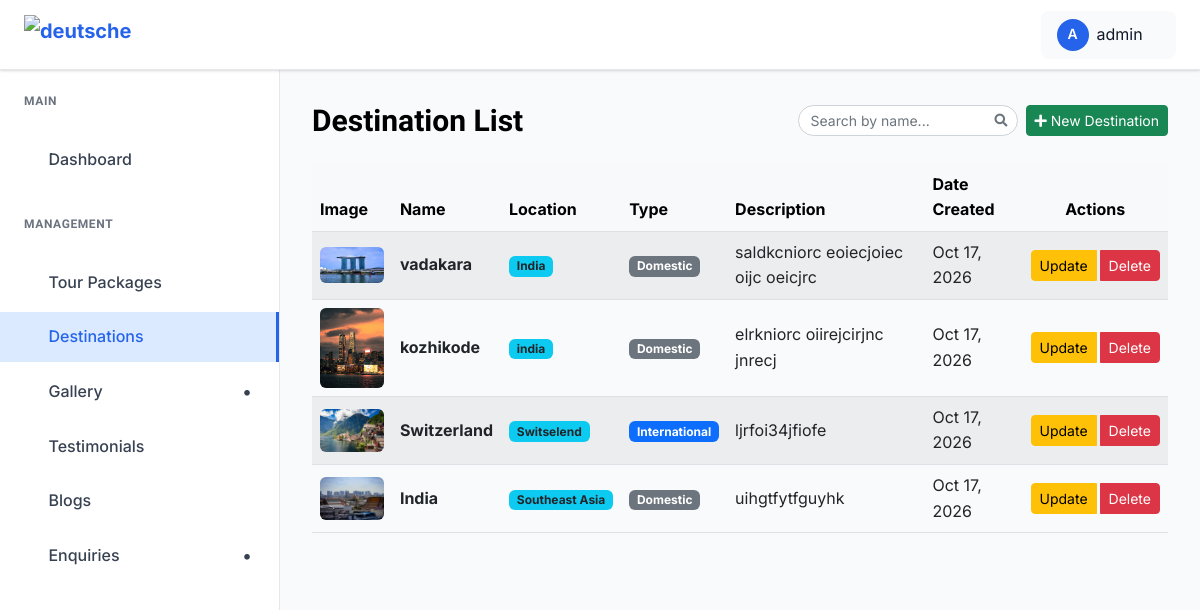
/dashboard/destinations/ (signed in), run on the app's committed database.
### deutsche_yathras_app/models.py (models this page shows, shortened)
class OptimizedImageModel(models.Model):
    image_fields = []
    class Meta:
        abstract = True

class Destination(OptimizedImageModel):
    image_fields = ["image"]
    DOMESTIC = "domestic"
    INTERNATIONAL = "international"
    DESTINATION_TYPE_CHOICES = [
        (DOMESTIC, "Domestic"),
        (INTERNATIONAL, "International"),
    ]
    name = models.CharField(max_length=200)
    slug = models.SlugField(unique=True, blank=True)
    description = models.TextField()
    image = models.ImageField(upload_to="destinations/")
    location = models.CharField(
        max_length=200,
        blank=True,
        help_text="Country or region"
    )
    destination_type = models.CharField(
        max_length=20,
        choices=DESTINATION_TYPE_CHOICES,
        default=DOMESTIC,
        help_text="Select destination type"
    )
    created_at = models.DateTimeField(auto_now_add=True)
    class Meta:
        ordering = ["-created_at"]
        verbose_name_plural = "Destinations"

### deutsche_yathras_app/views.py (the view)
@admin_required
def admin_destination_list(request):
    destinations = Paginator(
        Destination.objects.order_by("-created_at"),
        10,
    ).get_page(
        request.GET.get("page")
    )
    return render(
        request,
        "admin_pages/destination_list.html",
        {
            "destinations": destinations,
        },
    )

### deutsche_yathras_app/views.py (called while the page is built, shortened)
def admin_required(view_func):
    @wraps(view_func)
    @login_required(login_url="admin-login")
    def wrapper(request, *args, **kwargs):
        return view_func(
            request,
            *args,
            **kwargs
        )
    return wrapper

### templates/admin_pages/destination_list.html (shortened to what this page needs)
{% extends "admin_pages/base.html" %}
{% load static %}
{% block content %}
<div class="dashboard__form__wraper">
    <div class="create__course__title mb-4 d-flex flex-wrap justify-content-between align-items-center gap-2">
        <h4 class="mb-0">Destination List</h4>
        <div class="d-flex align-items-center gap-2 ms-auto">
            <div class="search-box">
                <input type="text" id="activitySearchInput" class="form-control form-control-sm" placeholder="Search by name...">
            </div>
        </div>
        <a href="{% url 'destination_create' %}" class="btn btn-success btn-sm">
            <i class="fas fa-plus"></i> New Destination
        </a>
    </div>
    <div class="custom-table-container">
        <table class="table table-striped table-hover align-middle">
            <thead class="table-light">
                <tr>
                    <th scope="col">Image</th>
                    <th scope="col">Name</th>
                    <th scope="col">Location</th>
                    <th scope="col">Type</th>
                    <th scope="col">Description</th>
                    <th scope="col">Date Created</th>
                    <th scope="col" class="text-center">Actions</th>
                </tr>
            </thead>
            <tbody>
                {% for destination in destinations %}
                <tr>
                    <td>
                        {% if destination.image %}
                        <img src="{{ destination.image.url }}" alt="{{ destination.name }}" class="img-fluid rounded"
                            width="80" height="60" style="object-fit: cover;">
                        {% else %}
                        <img src="https://via.placeholder.com/80x60?text=No+Image" alt="No Image"
                            class="img-fluid rounded" width="80" height="60">
                        {% endif %}
                    </td>
                    <td><strong>{{ destination.name }}</strong></td>
                    <td><span class="badge bg-info text-dark">{{ destination.location }}</span></td>
                    <td>
            {% if destination.destination_type == "international" %}
            <span class="badge bg-primary">International</span>
            {% else %}
            <span class="badge bg-secondary">Domestic</span>
            {% endif %}
        </td>
                    <td class="description-cell">{{ destination.description|striptags|truncatechars:50 }}</td>
                    <td>{{ destination.created_at|date:"M d, Y" }}</td>
                    <td class="text-center">
                        <div class="btn-group" role="group">
                            <a href="{% url 'destination_update' destination.id %}" class="btn btn-sm btn-warning me-1">
                                Update
                            </a>
                            <button type="button" class="btn btn-sm btn-danger" data-bs-toggle="modal"
                                data-bs-target="#deleteDestinationModal{{ destination.id }}">
                                Delete
                            </button>
                        </div>
                    </td>
                </tr>
                {% endfor %}
            </tbody>
        </table>
    </div>
</div>
{% endblock %}

### templates/admin_pages/base.html (shortened to what this page needs)
{% load static %}
{% load static %}
<!DOCTYPE html>
<html class="no-js" lang="en">
<head>
    <link rel="stylesheet" href="https://cdnjs.cloudflare.com/ajax/libs/toastr.js/latest/toastr.min.css">
    <link href="https://cdnjs.cloudflare.com/ajax/libs/font-awesome/5.15.4/css/all.min.css" rel="stylesheet">
    <link rel="stylesheet" href="{% static 'admin-static/assets/css/bootstrap.min.css' %}">
    <link rel="stylesheet" href="{% static 'admin-static/assets/css/icofont.min.css' %}">
    <link rel="stylesheet" href="{% static 'admin-static/assets/css/style.css' %}">
</head>
<body>
    <header class="dashboard-header">
        <div class="header-left">
            <a href="{% url 'admin_dashboard' %}" class="logo">
                <img src="{% static 'frontend/logo.png' %}" alt="deutsche">
            </a>
        </div>
        <div class="header-right">
            <div class="user-profile-dropdown">
                <div class="user-profile-toggle">
                    <div class="user-avatar">
                        {{ request.user.username|first|upper }}
                    </div>
                    <span>{{ request.user.username}}</span>
                    <i class="icofont-simple-down"></i>
                </div>
            </div>
        </div>
    </header>
    <aside class="dashboard-sidebar" id="dashboardSidebar">
        <div class="sidebar-content">
            <div class="sidebar-section">
                <h6 class="sidebar-title">Main</h6>
                <ul class="sidebar-menu">
                    <li>
                        <a href="{% url 'admin_dashboard' %}"
                            class="{% if request.resolver_match.url_name == 'admin_dashboard' %}active{% endif %}">
                            <i class="icofont-dashboard"></i>
                            Dashboard
                        </a>
                    </li>
                </ul>
            </div>
            <div class="sidebar-section">
                <h6 class="sidebar-title">Management</h6>
                <ul class="sidebar-menu">
                    <li>
                        <a href="{% url 'admin_package_list' %}"
                            class="{% if request.resolver_match.url_name == 'admin_package_list' %}active{% endif %}">
                            <i class="icofont-package"></i>
                            Tour Packages
                        </a>
                    </li>
                    <li>
                        <a href="{% url 'admin_destination_list' %}"
                            class="{% if request.resolver_match.url_name == 'admin_destination_list' %}active{% endif %}">
                            <i class="icofont-location-pin"></i>
                            Destinations
                        </a>
                    </li>
                    <li
                        class="has-dropdown {% if request.resolver_match.url_name == 'list_image' or request.resolver_match.url_name == 'category_list' %}open{% endif %}">
                        <a href="#">
                            <i class="icofont-picture"></i>
                            Gallery
                        </a>
                    </li>
                    <li>
                        <a href="{% url 'review_list' %}"
                            class="{% if request.resolver_match.url_name == 'review_list' %}active{% endif %}">
                            <i class="icofont-quote-left"></i>
                            Testimonials
                        </a>
                    </li>
                    <li>
                        <a href="{% url 'admin_blog_list' %}"
                            class="{% if request.resolver_match.url_name == 'admin_blog_list' %}active{% endif %}">
                            <i class="icofont-newspaper"></i>
                            Blogs
                        </a>
                    </li>
                    <li class="has-dropdown">
                        <a href="#">
                            <i class="icofont-ui-messaging"></i>
                            Enquiries
                        </a>
                    </li>
                </ul>
            </div>
        </div>
    </aside>
    <main class="dashboard-main">
        <div class="dashboard-content">
            {% block content %}{% endblock %}
        </div>
    </main>
</body>
</html>

### templates/admin_pages/base.html (style rules this page uses)
:root { --primary-blue: #2563eb; --dark-blue: #1e40af; --light-blue: #dbeafe; --sidebar-width: 280px; --header-height: 70px; --white: #ffffff; --gray-50: #f9fafb; --gray-100: #f3f4f6; --gray-200: #e5e7eb; --gray-300: #d1d5db; --gray-500: #6b7280; --gray-700: #374151; --gray-800: #1f2937; --gray-900: #111827; --shadow: 0 1px 3px 0 rgba(0, 0, 0, 0.1), 0 1px 2px 0 rgba(0, 0, 0, 0.06); --shadow-lg: 0 10px 15px -3px rgba(0, 0, 0, 0.1), 0 4px 6px -2px rgba(0, 0, 0, 0.05); }
* { margin: 0; padding: 0; box-sizing: border-box; }
body { font-family: 'Inter', 'Segoe UI', Tahoma, Geneva, Verdana, sans-serif; background-color: var(--gray-50); color: var(--gray-900); line-height: 1.6; }
.dashboard-header { position: fixed; top: 0; left: 0; right: 0; height: var(--header-height); background: var(--white); border-bottom: 1px solid var(--gray-200); box-shadow: var(--shadow); z-index: 1000; display: flex; align-items: center; padding: 0 24px; }
.header-left { display: flex; align-items: center; gap: 16px; }
.logo { display: flex; align-items: center; gap: 8px; color: var(--primary-blue); font-weight: 700; font-size: 20px; text-decoration: none; }
.logo img { height: 40px; width: auto; object-fit: contain; }
.header-right { margin-left: auto; display: flex; align-items: center; gap: 16px; }
.user-avatar { width: 32px; height: 32px; border-radius: 50%; background: var(--primary-blue); display: flex; align-items: center; justify-content: center; color: var(--white); font-weight: 600; font-size: 14px; }
.dashboard-sidebar { position: fixed; top: var(--header-height); left: 0; width: var(--sidebar-width); height: calc(100vh - var(--header-height)); background: var(--white); border-right: 1px solid var(--gray-200); overflow-y: auto; z-index: 999; transition: transform 0.3s ease; }
.sidebar-content { padding: 24px 0; }
.sidebar-section { margin-bottom: 32px; }
.sidebar-title { padding: 0 24px 12px; font-size: 12px; font-weight: 600; text-transform: uppercase; color: var(--gray-500); letter-spacing: 0.05em; }
.sidebar-menu { list-style: none; }
.sidebar-menu li { margin-bottom: 4px; display: block; width: 100%; }
.sidebar-menu a { display: flex; align-items: center; gap: 12px; padding: 12px 24px; color: var(--gray-700); text-decoration: none; font-weight: 500; transition: all 0.2s; position: relative; }
.sidebar-menu a.active { background: var(--light-blue); color: var(--primary-blue); border-right: 3px solid var(--primary-blue); }
.has-dropdown>a::after { content: '•'; font-family: inherit; font-weight: bold; font-size: 18px; margin-left: auto; transition: transform 0.3s ease; display: inline-block; width: 16px; text-align: center; }
.dashboard-main { margin-left: var(--sidebar-width); margin-top: var(--header-height); min-height: calc(100vh - var(--header-height)); overflow-y: auto; }
.dashboard-content { padding: 32px; }
.user-profile-dropdown { position: relative; margin-left: 10px; }
.user-profile-toggle { display: flex; align-items: center; gap: 8px; padding: 8px 16px; border-radius: 8px; background: var(--gray-50); cursor: pointer; transition: all 0.2s; }
.user-profile-toggle i { font-size: 12px; transition: transform 0.3s ease; }
.search-box { width: 220px; position: relative; transition: all 0.3s ease; }
.search-box input { width: 100%; border-radius: 20px; padding-left: 12px; padding-right: 32px; font-size: 14px; transition: all 0.2s ease; }
.search-box::after { content: "\f002"; font-family: "Font Awesome 5 Free"; font-weight: 900; position: absolute; right: 10px; top: 50%; transform: translateY(-50%); color: #6c757d; pointer-events: none; font-size: 13px; }
body { -webkit-user-select: none; -moz-user-select: none; -ms-user-select: none; user-select: none; }

### data on the page
Destination: image (picture), name "vadakara", location "India", destination_type "Domestic", description "saldkcniorc eoiecjoiec oijc oeicjrc", created_at "Oct 17, 2026"
Destination: image (picture), name "kozhikode", location "india", destination_type "Domestic", description "elrkniorc oiirejcirjnc jnrecj", created_at "Oct 17, 2026"
Destination: image (picture), name "Switzerland", location "Switselend", destination_type "International", description "ljrfoi34jfiofe", created_at "Oct 17, 2026"
Destination: image (picture), name "India", location "Southeast Asia", destination_type "Domestic", description "uihgtfytfguyhk", created_at "Oct 17, 2026"

### other printed values
{{ request.user.username|first|upper }} "A"
{{ request.user.username }} "admin"
